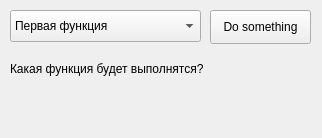
<?xml version="1.0" encoding="UTF-8"?>
<ui version="4.0">
 <class>Form</class>
 <widget class="QWidget" name="Form">
  <property name="geometry">
   <rect>
    <x>0</x>
    <y>0</y>
    <width>322</width>
    <height>138</height>
   </rect>
  </property>
  <property name="windowTitle">
   <string>Form</string>
  </property>
  <widget class="QPushButton" name="pushButton">
   <property name="geometry">
    <rect>
     <x>210</x>
     <y>10</y>
     <width>101</width>
     <height>34</height>
    </rect>
   </property>
   <property name="text">
    <string>Do something</string>
   </property>
  </widget>
  <widget class="QComboBox" name="comboBox">
   <property name="geometry">
    <rect>
     <x>10</x>
     <y>10</y>
     <width>191</width>
     <height>32</height>
    </rect>
   </property>
   <item>
    <property name="text">
     <string>Первая функция</string>
    </property>
   </item>
   <item>
    <property name="text">
     <string>Вторая функция</string>
    </property>
   </item>
  </widget>
  <widget class="QLabel" name="label">
   <property name="geometry">
    <rect>
     <x>10</x>
     <y>60</y>
     <width>301</width>
     <height>18</height>
    </rect>
   </property>
   <property name="text">
    <string>Какая функция будет выполнятся?</string>
   </property>
  </widget>
 </widget>
 <resources/>
 <connections/>
</ui>
